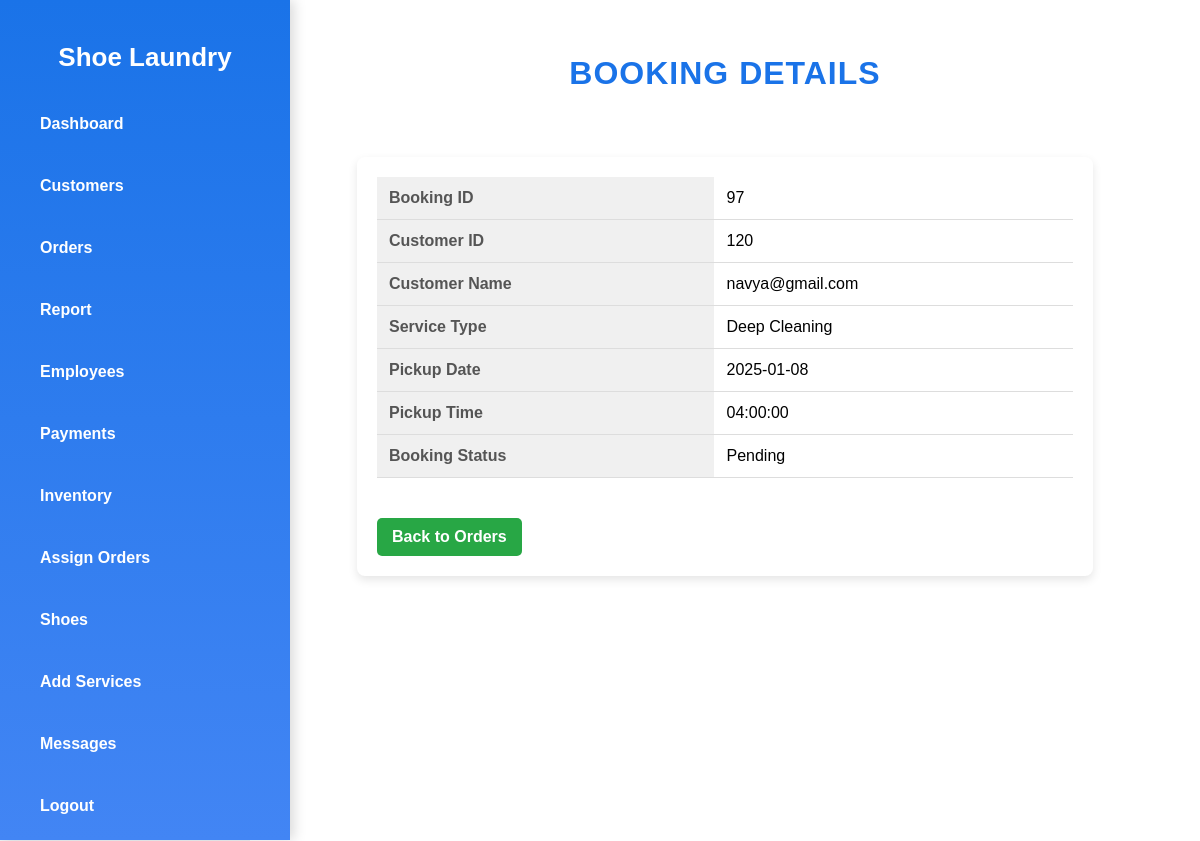
Page /view_booking.php?id=97 on the committed database.
### tables this page shows
CREATE TABLE `bookings` (
  `booking_id` int(11) NOT NULL,
  `username` varchar(50) NOT NULL,
  `customer_email` varchar(255) DEFAULT NULL,
  `service_type` varchar(100) NOT NULL,
  `delivery_date` date NOT NULL,
  `delivery_time` time NOT NULL,
  `booking_date` timestamp NOT NULL DEFAULT current_timestamp(),
  `booking_status` varchar(50) DEFAULT 'Pending',
  `cust_id` int(11) NOT NULL,
  `employee_id` int(11) DEFAULT NULL,
  `phone` varchar(11) DEFAULT NULL,
  `number_of_shoes` int(11) NOT NULL,
  `shoe_type` varchar(255) NOT NULL,
  `material_type` varchar(255) NOT NULL,
  `special_requests` text DEFAULT NULL,
  `addon_services` text DEFAULT NULL,
  `courier_status` enum('Assigned','Delivered','Complete') DEFAULT NULL,
  `pickup_status` enum('Not Picked','Picked','In Transit','Delivered') DEFAULT 'Not Picked',
  `house_name` varchar(255) NOT NULL,
  `street_name` varchar(255) NOT NULL,
  `district` varchar(255) NOT NULL,
  `pincode` varchar(10) NOT NULL,
  `bk_user_status` enum('Active','Cancelled') DEFAULT 'Active',
  `delivery_status` varchar(100) DEFAULT NULL
);

CREATE TABLE `services` (
  `service_id` int(11) NOT NULL,
  `service_name` varchar(255) NOT NULL,
  `service_category` enum('Main','Add-on') NOT NULL,
  `price` decimal(10,2) NOT NULL,
  `description` text NOT NULL,
  `photo` varchar(255) NOT NULL
);

### view_booking.php (the view, shortened to what this page needs)
<?php
include('db_connect.php');
$booking_details = [];
if (isset($_GET['id']) && !empty($_GET['id'])) {
    $booking_id = $_GET['id'];
    $sql = "SELECT b.booking_id, b.cust_id, b.username, s.service_name, b.delivery_date,
    b.delivery_time, b.booking_status
FROM bookings b
INNER JOIN services s ON b.service_type = s.service_id
WHERE b.booking_id = ?";
    $stmt = mysqli_prepare($conn, $sql);
    mysqli_stmt_bind_param($stmt, 's', $booking_id);
    mysqli_stmt_execute($stmt);
    $result = mysqli_stmt_get_result($stmt);
    if ($result && mysqli_num_rows($result) > 0) {
        $booking_details = mysqli_fetch_assoc($result);
    } else {
        echo "<script>alert('No booking found with this ID.');</script>";
        exit();
    }
} else {
    echo "<script>alert('Booking ID is missing.');</script>";
    exit();
}
?>
<!DOCTYPE html>
<html lang="en">
<head>
    <link rel="stylesheet" href="viewb.css">
</head>
<body>
    <div class="sidebar">
        <h2>Shoe Laundry</h2>
        <ul>
        <li><a href="dashboard.php" class="<?= $current_page == 'dashboard.php' ? 'active' : '' ?>">Dashboard</a></li>
            <li><a href="customers.php" class="<?= $current_page == 'customers.php' ? 'active' : '' ?>">Customers</a></li>
            <li><a href="admin_orders.php" class="<?= $current_page == 'admin_orders.php' ? 'active' : '' ?>">Orders</a></li>
            <li><a href="report.php" class="<?= $current_page == 'report.php' ? 'active' : '' ?>">Report</a></li>
            <li><a href="employees.php" class="<?= $current_page == 'employees.php' ? 'active' : '' ?>">Employees</a></li>
            <li><a href="payments.php" class="<?= $current_page == 'payments.php' ? 'active' : '' ?>">Payments</a></li>
            <li><a href="admin_inventory.php" class="<?= $current_page == 'admin_inventory.php' ? 'active' : '' ?>">Inventory</a></li>
            <li><a href="assign_orders.php" class="<?= $current_page == 'assign_orders.php' ? 'active' : '' ?>">Assign Orders</a></li>
            <li><a href="shoe.php" class="<?= $current_page == 'shoe.php' ? 'active' : '' ?>">Shoes</a></li>
            <li><a href="add_services.php" class="<?= $current_page == 'add_services.php' ? 'active' : '' ?>">Add Services</a></li>
            <li><a href="message.php" class="<?= $current_page == 'message.php' ? 'active' : '' ?>">Messages</a></li>
            <li><a href="logout.php">Logout</a></li>
        </ul>
    </div>
    <div class="main-content">
        <div class="header">
        <h1>Booking Details</h1>
        </div>
    <div class="wrapper">
        <section class="booking-details">
            <table>
                <tr>
                    <th>Booking ID</th>
                    <td><?php echo htmlspecialchars($booking_details['booking_id']); ?></td>
                </tr>
                <tr>
                    <th>Customer ID</th>
                    <td><?php echo htmlspecialchars($booking_details['cust_id']); ?></td>
                </tr>
                <tr>
                    <th>Customer Name</th>
                    <td><?php echo htmlspecialchars($booking_details['username']); ?></td>
                </tr>
                <tr>
    <th>Service Type</th>
    <td><?php echo htmlspecialchars($booking_details['service_name']); ?></td>
                </tr>
                <tr>
                    <th>Pickup Date</th>
                    <td><?php echo date('Y-m-d', strtotime($booking_details['delivery_date'])); ?></td>
                </tr>
                <tr>
                    <th>Pickup Time</th>
                    <td><?php echo htmlspecialchars($booking_details['delivery_time']); ?></td>
                </tr>
                <tr>
                    <th>Booking Status</th>
                    <td><?php echo htmlspecialchars($booking_details['booking_status']); ?></td>
                </tr>
            </table>
        <div class="back-btn">
            <a href="admin_orders.php" class="btn">Back to Orders</a>
        </div>
    </div>
    </div>
</body>
</html>

### viewb.css (style rules this page uses)
body { font-family: 'Poppins', sans-serif; background-color: #f0f2f5; margin: 0; display: flex; }
.sidebar { width: 250px; height: 100vh; background: linear-gradient(to bottom, #1a73e8, #4285f4); color: white; padding: 20px; position: fixed; box-shadow: 4px 0 12px rgba(0, 0, 0, 0.15); transition: transform 0.3s ease; overflow-y: auto; }
.sidebar h2 { text-align: center; color: #ffffff; font-weight: 700; font-size: 26px; margin-bottom: 30px; }
.sidebar ul { list-style: none; padding: 0; }
.sidebar ul li { margin: 20px 0; }
.sidebar ul li a { color: white; text-decoration: none; font-size: 16px; padding: 12px 20px; display: block; border-radius: 6px; transition: background-color 0.3s; }
.sidebar { scrollbar-color: #ffffff #1a73e8; scrollbar-width: 12px; }
.main-content { margin-left: 250px; padding: 40px; width: calc(100% - 250px); display: flex; flex-direction: column; align-items: center; background-color: #ffffff; min-height: 100vh; transition: margin-left 0.3s; }
.header h1 { font-size: 32px; font-weight: 700; color: #1a73e8; margin: 0; padding: 15px 0; text-align: center; letter-spacing: 1px; text-transform: uppercase; }
.wrapper { width: 80%; max-width: 800px; margin: 50px auto; padding: 20px; background-color: #fff; border-radius: 8px; box-shadow: 0 4px 10px rgba(0, 0, 0, 0.1); }
table { width: 100%; border-collapse: collapse; }
th, td { padding: 12px; text-align: left; border-bottom: 1px solid #ddd; }
th { background-color: #f0f0f0; color: #555; }
td { background-color: #fff; }
a { display: inline-block; margin-top: 20px; text-decoration: none; color: #007bff; font-weight: bold; }
.back-btn { margin-top: 20px; }
.back-btn .btn { background-color: #28a745; color: white; padding: 10px 15px; text-decoration: none; border-radius: 5px; }

### rows in the picture
bookings: booking_id "97", cust "120", username "navya@gmail.com", services.service_name "Deep Cleaning", delivery_date "2025-01-08", delivery_time "04:00:00", booking_status "Pending"
